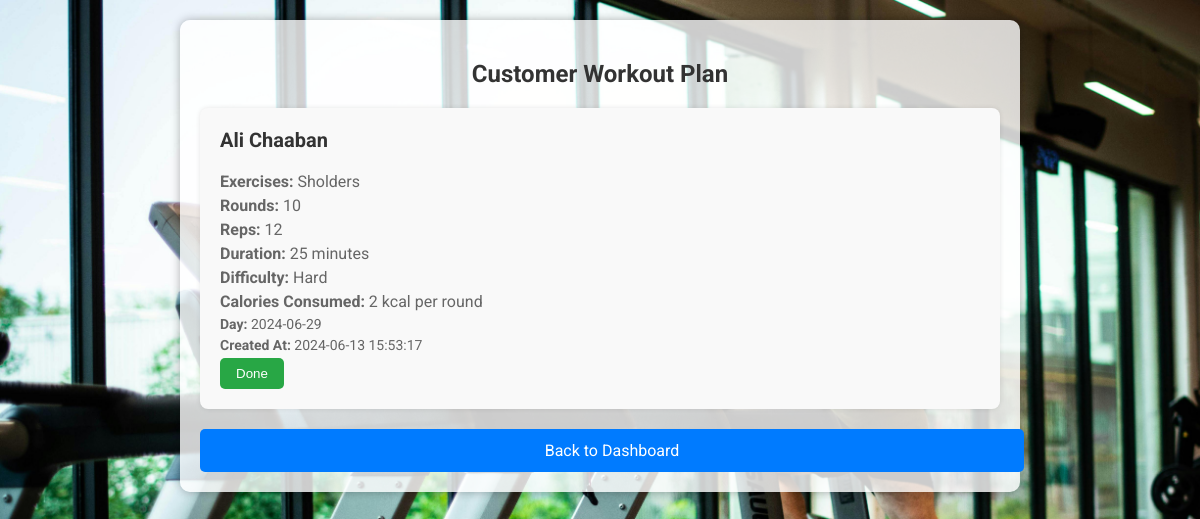
Page /workout_from_trainer.php (signed in) on the committed database.
### tables this page shows
CREATE TABLE `workouts` (
  `id` int(11) NOT NULL,
  `customer_username` varchar(255) NOT NULL,
  `exercises` text NOT NULL,
  `rounds` int(11) NOT NULL,
  `reps` int(11) NOT NULL,
  `duration` int(11) NOT NULL,
  `difficulty` varchar(50) NOT NULL,
  `calories_consumed` int(11) NOT NULL,
  `day` date NOT NULL,
  `created_at` timestamp NOT NULL DEFAULT current_timestamp()
);

### workout_from_trainer.php (the view, shortened to what this page needs)
<!DOCTYPE html>
<html lang="en">
<head>
</head>
<body>
    <div class="container">
        <h2>Customer Workout Plan</h2>
        <?php
        $loggedInUsername = $_SESSION['user_info']['username'];
        $servername = "localhost";
        $username = "root";
        $password = "";
        $dbname = "gym system";
        $conn = new mysqli($servername, $username, $password, $dbname);
        $sql_workouts = "SELECT * FROM workouts WHERE customer_username = '$loggedInUsername'";
        $result_workouts = $conn->query($sql_workouts);
        if ($result_workouts->num_rows > 0) {
            while($row_workout = $result_workouts->fetch_assoc()) {
                echo "<div class='workout-card'>";
                echo "<h3>{$row_workout['customer_username']}</h3>";
                echo "<p><strong>Exercises:</strong> {$row_workout['exercises']}</p>";
                echo "<p><strong>Rounds:</strong> {$row_workout['rounds']}</p>";
                echo "<p><strong>Reps:</strong> {$row_workout['reps']}</p>";
                echo "<p><strong>Duration:</strong> {$row_workout['duration']} minutes</p>";
                echo "<p><strong>Difficulty:</strong> {$row_workout['difficulty']}</p>";
                echo "<p><strong>Calories Consumed:</strong> {$row_workout['calories_consumed']} kcal per round</p>";
                echo "<p class='meta'><strong>Day:</strong> {$row_workout['day']}</p>";
                echo "<p class='meta'><strong>Created At:</strong> {$row_workout['created_at']}</p>";
                echo "<button class='done-button' onclick='removeWorkout({$row_workout['id']})'>Done</button>";
                echo "</div>";
            }
        } else {
            echo "<p class='error-message'>No workouts found for this customer.</p>";
        }
        ?>
        <a href="dashboard_customer.php" class="back-btn">Back to Dashboard</a>
    </div>
</body>
</html>

### workout_from_trainer.php (style rules this page uses)
body { font-family: 'Roboto', sans-serif; margin: 0; padding: 0; background-image: url('background.jpg'); background-size: cover; background-repeat: no-repeat; background-attachment: fixed; }
.container { max-width: 800px; margin: 20px auto; padding: 20px; background-color: rgba(255, 255, 255, 0.8); border-radius: 10px; box-shadow: 0 0 10px rgba(0, 0, 0, 0.3); }
h2 { text-align: center; color: #333; margin-bottom: 20px; }
.workout-card { background-color: #f9f9f9; padding: 20px; border-radius: 8px; margin-bottom: 20px; box-shadow: 0 0 5px rgba(0, 0, 0, 0.1); }
.workout-card h3 { color: #333; margin-top: 0; font-size: 20px; }
.workout-card p { margin: 5px 0; color: #666; }
.meta { font-size: 14px; color: #999; }
.done-button { background-color: #28a745; color: #fff; border: none; padding: 8px 16px; border-radius: 5px; cursor: pointer; transition: background-color 0.3s ease; }
.back-btn { display: block; width: 100%; padding: 12px; background-color: #007bff; color: #fff; border: none; border-radius: 5px; cursor: pointer; text-align: center; margin-top: 20px; text-decoration: none; transition: background-color 0.3s; }

### rows in the picture
workouts: customer_username "Ali Chaaban", exercises "Sholders", rounds "10", reps "12", duration "25", difficulty "Hard", calories_consumed "2", day "2024-06-29", created_at "2024-06-13 15:53:17"
